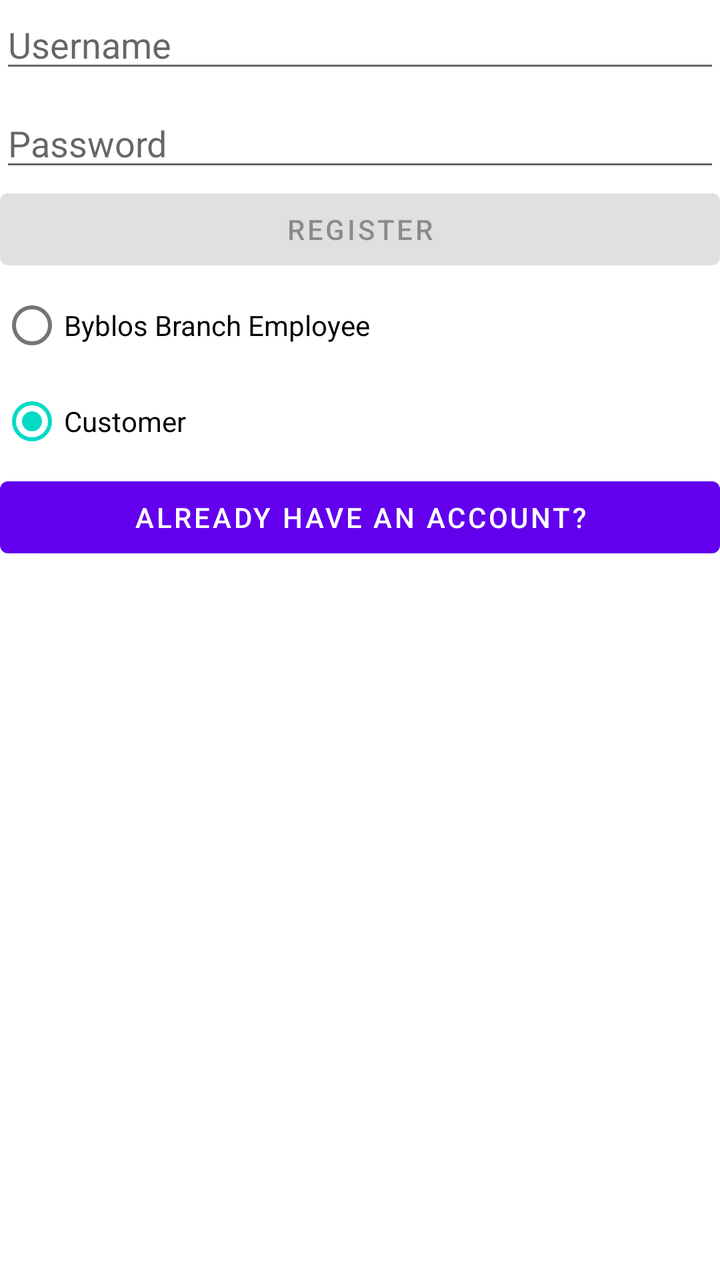
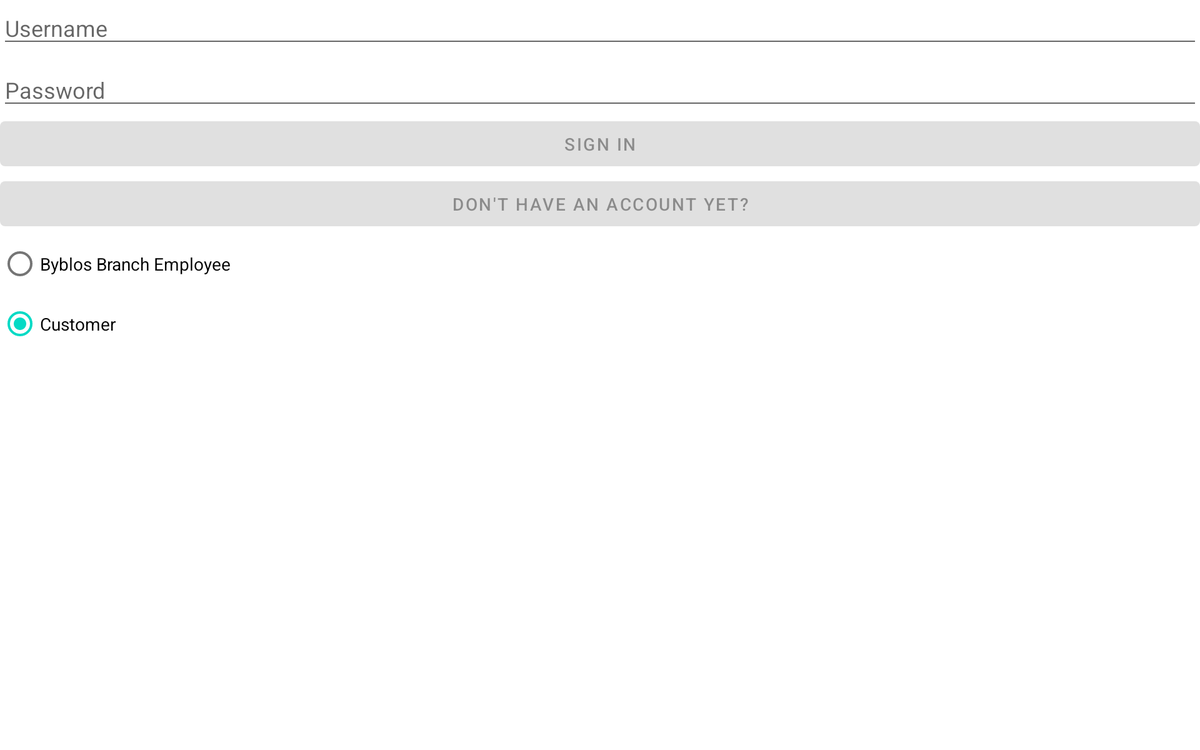

Two renders of one Android screen. The first uses the default layout on a phone; the second uses the alternative layout the repository ships for a different screen configuration, on a matching device. The two XML files are below.
<!-- AndroidManifest.xml: application theme Theme.ByblosLogin -->
<!-- res/layout/activity_register.xml -->
<?xml version="1.0" encoding="utf-8"?>
<androidx.constraintlayout.widget.ConstraintLayout xmlns:android="http://schemas.android.com/apk/res/android"
    xmlns:app="http://schemas.android.com/apk/res-auto"
    xmlns:tools="http://schemas.android.com/tools"
    android:id="@+id/container"
    android:layout_width="match_parent"
    android:layout_height="match_parent"
    android:paddingLeft="@dimen/activity_horizontal_margin"
    android:paddingTop="@dimen/activity_vertical_margin"
    android:paddingRight="@dimen/activity_horizontal_margin"
    android:paddingBottom="@dimen/activity_vertical_margin"
    tools:context=".ui.login.RegisterActivity">
    <LinearLayout
        android:layout_width="match_parent"
        android:layout_height="match_parent"
        android:orientation="vertical">

    <EditText
        android:id="@+id/username"
        android:layout_width="match_parent"
        android:layout_height="wrap_content"
        android:hint="Username"
        android:inputType="textEmailAddress"
        android:selectAllOnFocus="true"
        app:layout_constraintEnd_toEndOf="parent"
        app:layout_constraintStart_toStartOf="parent"
        app:layout_constraintTop_toTopOf="parent" />

    <EditText
        android:id="@+id/password"
        android:layout_width="match_parent"
        android:layout_height="wrap_content"
        android:layout_marginTop="8dp"
        android:hint="@string/prompt_password"
        android:imeActionLabel="@string/action_sign_in_short"
        android:imeOptions="actionDone"
        android:inputType="textPassword"
        android:selectAllOnFocus="true"
        app:layout_constraintEnd_toEndOf="parent"
        app:layout_constraintStart_toStartOf="parent"
        app:layout_constraintTop_toBottomOf="@+id/username" />

        <Button
            android:id="@+id/register"
            android:layout_width="match_parent"
            android:layout_height="wrap_content"
            android:layout_gravity="start"
            android:enabled="false"
            android:text="@string/action_registerPage"
            app:layout_constraintBottom_toBottomOf="parent"
            app:layout_constraintEnd_toEndOf="parent"
            app:layout_constraintStart_toStartOf="parent"
            app:layout_constraintTop_toBottomOf="@+id/password"
            app:layout_constraintVertical_bias="0.2" />

        <RadioGroup
        android:id="@+id/accountTypeRadioButton"
        android:layout_width="match_parent"
        android:layout_height="wrap_content"
        android:orientation="vertical"
        app:layout_constraintEnd_toEndOf="parent"
        app:layout_constraintStart_toStartOf="parent"
        app:layout_constraintTop_toBottomOf="@+id/password">

            


        <RadioButton
            android:id="@+id/employee"
            android:layout_width="wrap_content"
            android:layout_height="wrap_content"
            android:text="Byblos Branch Employee"/>


        <RadioButton
            android:id="@+id/customer"
            android:layout_width="wrap_content"
            android:layout_height="wrap_content"
            android:checked="true"
            android:text="Customer"/>

            

    </RadioGroup>

        <Button
            android:id="@+id/login"
            android:layout_width="match_parent"
            android:layout_height="wrap_content"
            android:layout_gravity="start"
            android:enabled="true"
            android:text="@string/action_have_account"
            app:layout_constraintBottom_toBottomOf="parent"
            app:layout_constraintEnd_toEndOf="parent"
            app:layout_constraintStart_toStartOf="parent"
            app:layout_constraintTop_toBottomOf="@+id/password"
            app:layout_constraintVertical_bias="0.2" />


    </LinearLayout>


</androidx.constraintlayout.widget.ConstraintLayout>
<!-- resources referenced by this layout -->
<resources>
  <string name="action_have_account">Already have an account?</string>
  <string name="action_registerPage">Register</string>
  <string name="action_sign_in_short">Sign in</string>
  <string name="prompt_password">Password</string>
  <style name="Theme.ByblosLogin" parent="Theme.MaterialComponents.DayNight.DarkActionBar">
          
          <item name="colorPrimary">@color/purple_500</item>
          <item name="colorPrimaryVariant">@color/purple_700</item>
          <item name="colorOnPrimary">@color/white</item>
          
          <item name="colorSecondary">@color/teal_200</item>
          <item name="colorSecondaryVariant">@color/teal_700</item>
          <item name="colorOnSecondary">@color/black</item>
          
          <item name="android:statusBarColor" tools:targetApi="l">?attr/colorPrimaryVariant</item>
          
      </style>
</resources>
<!-- res/layout-w936dp/activity_register.xml (the repository's variant of the layout above) -->
<!-- drawn on a 7-inch tablet turned sideways -->
<?xml version="1.0" encoding="utf-8"?>
<androidx.constraintlayout.widget.ConstraintLayout xmlns:android="http://schemas.android.com/apk/res/android"
    xmlns:app="http://schemas.android.com/apk/res-auto"
    xmlns:tools="http://schemas.android.com/tools"
    android:id="@+id/container"
    android:layout_width="match_parent"
    android:layout_height="match_parent"
    android:paddingLeft="@dimen/activity_horizontal_margin"
    android:paddingTop="@dimen/activity_vertical_margin"
    android:paddingRight="@dimen/activity_horizontal_margin"
    android:paddingBottom="@dimen/activity_vertical_margin"
    tools:context=".ui.login.LoginActivity">
    <LinearLayout
        android:layout_width="match_parent"
        android:layout_height="match_parent"
        android:orientation="vertical">

    <EditText
        android:id="@+id/username"
        android:layout_width="match_parent"
        android:layout_height="wrap_content"
        android:hint="Username"
        android:inputType="textEmailAddress"
        android:selectAllOnFocus="true"
        app:layout_constraintEnd_toEndOf="parent"
        app:layout_constraintStart_toStartOf="parent"
        app:layout_constraintTop_toTopOf="parent" />

    <EditText
        android:id="@+id/password"
        android:layout_width="match_parent"
        android:layout_height="wrap_content"
        android:layout_marginTop="8dp"
        android:hint="@string/prompt_password"
        android:imeActionLabel="@string/action_sign_in_short"
        android:imeOptions="actionDone"
        android:inputType="textPassword"
        android:selectAllOnFocus="true"
        app:layout_constraintEnd_toEndOf="parent"
        app:layout_constraintStart_toStartOf="parent"
        app:layout_constraintTop_toBottomOf="@+id/username" />

        <Button
            android:id="@+id/login"
            android:layout_width="match_parent"
            android:layout_height="wrap_content"
            android:layout_gravity="start"
            android:enabled="false"
            android:text="@string/action_sign_in"
            app:layout_constraintBottom_toBottomOf="parent"
            app:layout_constraintEnd_toEndOf="parent"
            app:layout_constraintStart_toStartOf="parent"
            app:layout_constraintTop_toBottomOf="@+id/password"
            app:layout_constraintVertical_bias="0.2" />
        <Button
            android:id="@+id/register"
            android:layout_width="match_parent"
            android:layout_height="wrap_content"
            android:layout_gravity="start"
            android:enabled="false"
            android:text="@string/action_register"
            app:layout_constraintBottom_toBottomOf="parent"
            app:layout_constraintEnd_toEndOf="parent"
            app:layout_constraintStart_toStartOf="parent"
            app:layout_constraintTop_toBottomOf="@+id/password"
            app:layout_constraintVertical_bias="0.2" />

        <RadioGroup
        android:id="@+id/accountTypeRadioButton"
        android:layout_width="match_parent"
        android:layout_height="wrap_content"
        android:orientation="vertical"
        app:layout_constraintEnd_toEndOf="parent"
        app:layout_constraintStart_toStartOf="parent"
        app:layout_constraintTop_toBottomOf="@+id/password">





        <RadioButton
            android:id="@+id/employee"
            android:layout_width="wrap_content"
            android:layout_height="wrap_content"
            android:text="Byblos Branch Employee"/>


        <RadioButton
            android:id="@+id/customer"
            android:layout_width="wrap_content"
            android:layout_height="wrap_content"
            android:checked="true"
            android:text="Customer"/>

            <ProgressBar
                android:id="@+id/loading"
                android:layout_width="wrap_content"
                android:layout_height="wrap_content"
                android:layout_gravity="center"
                android:layout_marginTop="64dp"
                android:layout_marginBottom="64dp"
                android:visibility="gone" />
            

    </RadioGroup>


    </LinearLayout>


</androidx.constraintlayout.widget.ConstraintLayout>
<!-- resources referenced by the variant -->
<!-- as a 7-inch tablet turned sideways resolves them -->
<resources>
  <string name="action_register">Don\'t have an Account yet?</string>
  <string name="action_sign_in">Sign in</string>
  <string name="action_sign_in_short">Sign in</string>
  <string name="prompt_password">Password</string>
  <style name="Theme.ByblosLogin" parent="Theme.MaterialComponents.DayNight.DarkActionBar">
          
          <item name="colorPrimary">@color/purple_500</item>
          <item name="colorPrimaryVariant">@color/purple_700</item>
          <item name="colorOnPrimary">@color/white</item>
          
          <item name="colorSecondary">@color/teal_200</item>
          <item name="colorSecondaryVariant">@color/teal_700</item>
          <item name="colorOnSecondary">@color/black</item>
          
          <item name="android:statusBarColor" tools:targetApi="l">?attr/colorPrimaryVariant</item>
          
      </style>
</resources>
